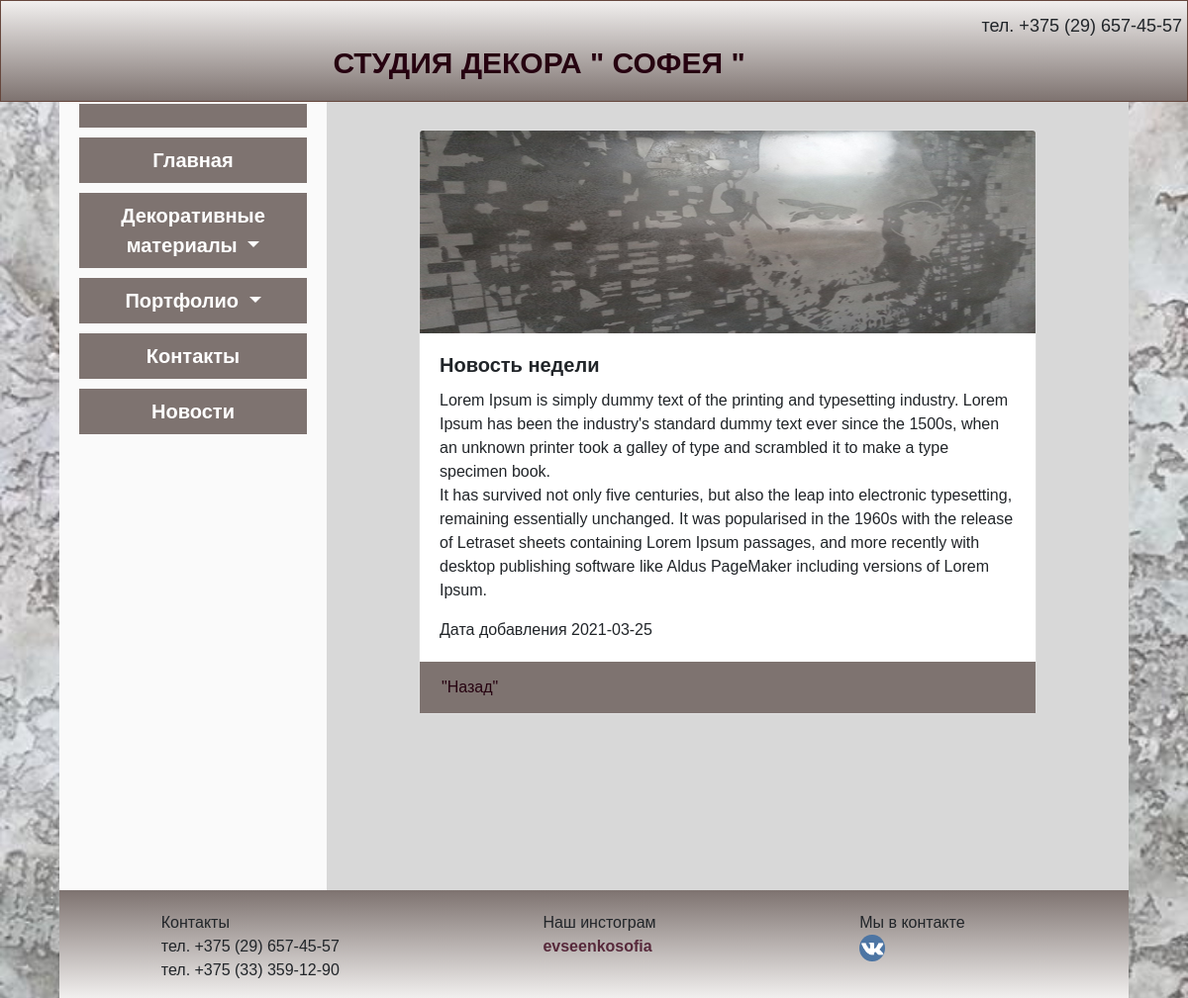
Page /news/viewdatail/15 on the committed database.
### tables this page shows
CREATE TABLE `news` (
  `id` int(11) NOT NULL,
  `title` varchar(70) NOT NULL,
  `data` date NOT NULL,
  `preview` text NOT NULL,
  `text` text NOT NULL,
  `image` text NOT NULL,
  `alt` text NOT NULL
);

### public/index.php (called while the page is built, shortened)
<?php
$qStr = $_SERVER['QUERY_STRING'];
spl_autoload_register(function ($class){
    $class = ROOT .'/'. str_replace('\\','/', $class) . '.php';
});
Router::dispatch($qStr);

### config/db.php (called while the page is built)
<?php
return[
    'dsn' =>'mysql:host=localhost;dbname=sofeya',
    'user'=> 'root',
    'pass' => '',
];

### app/controllers/NewsController.php (called while the page is built, shortened)
<?php
class NewsController extends AppController
{
    public function viewdatailAction(){
        $id = intval($this->route['id']);
        $news = new News();
        $result = $news->findOne($id );
    }
}

### app/views/News/viewdatail.php (the view)
<?if(!empty($arNews)):?>
<div class="card mb-3 block_news">
    <img src="/foto/news/<?=$arNews['image'];?>" class="card-img-top" width="625" height="205" alt="<?=$arNews['alt'];?>">
    <div class="card-body">
        <h5 class="card-title news"><?=$arNews['title'];?></h5>
        <p class="card-text text_news">
            <?=$arNews['preview'];?>
            <br>
            <?=$arNews['text'];?>
        </p>
        <div class="date">Дата добавления <?=$arNews['data'];?></div>
    </div>
        <div class="more">
            <a href="/news/view"> "Назад"</a>
        </div>
</div>
    <?else:?>
    <p>Такой страницы нет</p>
    <?endif;?>

### app/views/layouts/index.php (shortened to what this page needs)
<!DOCTYPE html>
<html lang="en">
<head>
    <link rel="stylesheet" href="/public/fonts/Commissioner-VariableFont_wght.ttf">
    <link rel="stylesheet" href="/public/bootstrap/css/bootstrap.min.css">
    <link rel="stylesheet" href="/public/style/style.css">
    <link rel="stylesheet" href="/public/style/media.css">
</head>
<body>
    <div id="case">
        <div class="logo">
            <p class="title"><?php echo TITLE;?></p>
            <p class="telefon"><?php echo TELEFON1;?></p>
        </div>
        <div id="block" class="container">
            <div class="row">
                <header class="col-md-3 ">
                    <nav class="sidebar-sticky  navbar-light navbar-expand-md">
                        <div class="collapse navbar-collapse" id="navbarSupportedContent">
                            <ul class="navbar-nav mr-auto flex-column ">
                                <li class="nav-item list active zero">.</li>
                                <li class="nav-item list">
                                    <a href="/" class="nav-link">Главная</a>
                                </li>
                                <li class="dropdown list">
                                    <a class="dropdown-toggle nav-link" href="/" data-toggle="dropdown">Декоративные <br> материалы
                                    </a>
                                </li>
                                <li class="dropdown list">
                                    <a class="dropdown-toggle nav-link" href="#" data-toggle="dropdown">Портфолио
                                    </a>
                                </li>
                                <li class="nav-item list">
                                    <a href="/contact/index" class="nav-link">Контакты</a>
                                </li>
                                <li class="nav-item list">
                                    <a href="/news/view" class="nav-link">Новости</a>
                                </li>
                            </ul>
                        </div>
                    </nav>
                </header>
                <main class="col-md-9">
                <?=$content;?>
                </main>
            </div>
            <footer>
                <div class="row footer">
                    <div col-md-4>
                        <p>Контакты <br>
                            <?php echo TELEFON1;?><br>
                            <?php echo TELEFON2;?>
                        </p>
                    </div>
                    <div col-md-4>
                        <p>Наш инстограм<br>
                            <a class="insta" href="<?php echo INSTA;?>" target="_blank"><?php echo INSTAGRAM;?></a>
                        </p>
                    </div>
                    <div col-md-4>
                        <p>Мы в контакте <br>
                            <a href="<?php echo CONTACT;?>" target="_blank">
                                <img class="vkontact" src="/public/foto/home/contact.png"  alt="Мы в контакте">
                            </a>
                        </p>
                    </div>
                </div>
            </footer>
        </div>
    </div>
</body>
</html>

### public/style/style.css (style rules this page uses)
* { margin:0 auto; padding: 0; font-family: 'Commissioner', sans-serif; }
.col-md-9 { min-height: 800px; }
#case { background-image: url(/public/foto/home/fons1.jpg); background-size: cover; }
.logo { width: 100%; display: inline-block; border: 1px solid #66473d; background: linear-gradient(180deg,#f1efee, #7e7370); position: fixed; z-index: 99; }
.title { display: inline-block; position: relative; left: 41%; font-size: 30px; font-weight: bolder; }
.title { text-align: center; padding-top: 28px; color: #260210; }
.telefon { float: right; padding-right: 5px; }
#block { background:#d8d8d8; max-width: 90%; }
.col-md-3 { background: #fafafa; }
.zero { color: #7e7370; }
li.list { margin: 5px; text-align: center; background: #7e7370; }
ul.navbar-nav { width: 100%; }
.navbar-light .navbar-nav .nav-link { color: #ffffff; }
.nav-link { font-size: 20px; font-weight: bold; }
.footer { background: linear-gradient(180deg, #7e7370, #f1efee); padding-top: 2%; }
.vkontact { border-radius: 50%; width: 15%; }
.card-title { font-weight: bold; }
.block_news { margin: 4% 10%; }
.news { display: block; }
.text_news { display: inline-block; }
.block_news { margin-bottom: 4%; }
.more { background: #7e7370; margin: 0; padding: 14px 22px; text-align: left; }
.more>a { color: #260210; }
a.insta { text-decoration: none; color: #57293b; font-weight: bold; }

### public/style/media.css (style rules this page uses)
@media (min-width: 1200px) { .telefon { font-size: 20px; padding-top: 1%; } }
@media (min-width: 1200px) { header, main { margin-top: 90px; } }
@media (max-width: 1200px) { .title { left: 28%; margin-top: 1%; } }
@media (max-width: 1200px) { .telefon { font-size: 18px; padding-top: 1%; } }
@media (max-width: 1200px) { header, main { margin-top: 100px; } }

### rows in the picture
news: image (picture), title "Новость недели", preview "Lorem Ipsum is simply dummy text of the printing and typesetting industry. Lorem Ipsum has been the industry's standard dummy text ever since the 1500s, when an unknown printer took a galley of type and scrambled it to make a type specimen book.", text "It has survived not only five centuries, but also the leap into electronic typesetting, remaining essentially unchanged. It was popularised in the 1960s with the release of Letraset sheets containing Lorem Ipsum passages, and more recently with desktop publishing software like Aldus PageMaker including versions of Lorem Ipsum.", data "2021-03-25"

### other values in the picture
TITLE "СТУДИЯ ДЕКОРА \" СОФЕЯ \""
TELEFON1 "тел. +375 (29) 657-45-57"
TELEFON2 "тел. +375 (33) 359-12-90"
INSTAGRAM "evseenkosofia"
